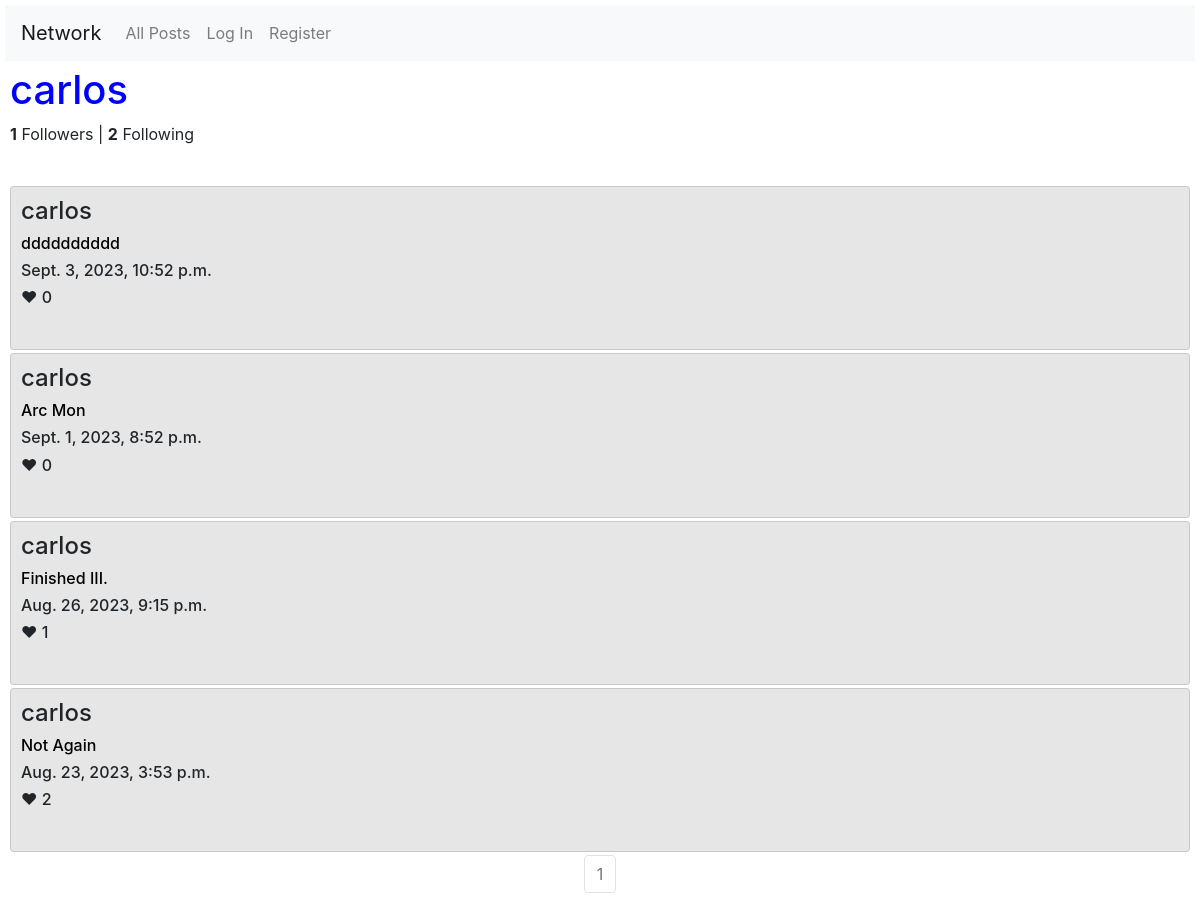
Before: /profile/carlos with the older database file.
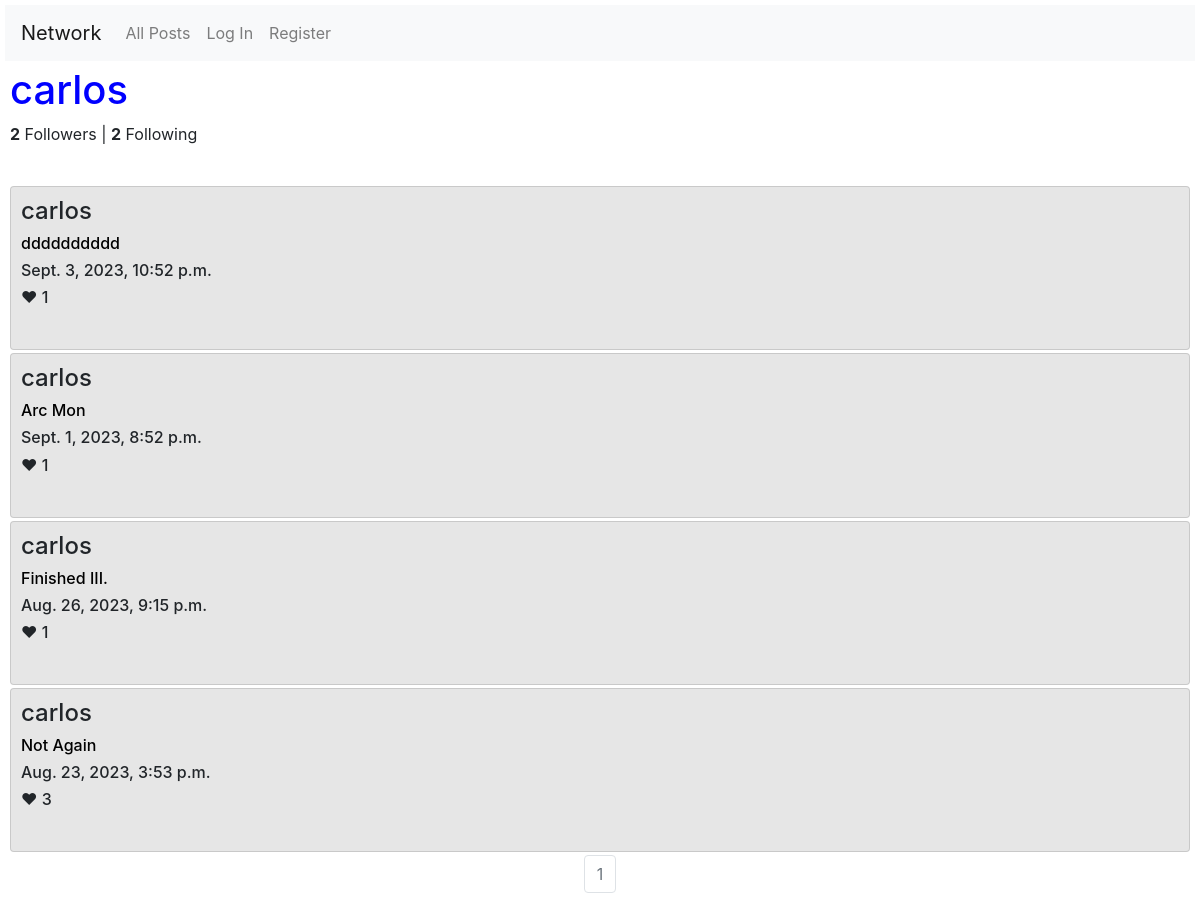
After: the same page with the newer database file.
### network/models.py (models this page shows, shortened)
class Post(models.Model):
    user = models.ForeignKey(User, on_delete=models.CASCADE, related_name="poster")
    content = models.TextField(max_length=180, null=False)
    timestamp = models.DateTimeField(auto_now_add=True)
    like = models.IntegerField(default=0)

class User(AbstractUser):
    pass

### network/views.py (the view, shortened to what this page needs)
# urls.py: path("profile/<str:profile>", views.profile, name="profile"),
@csrf_exempt
def profile(request, profile):
    try:
        f = UserFollowing.objects.get(user_id=User.objects.get(id=request.user.id), following_user_id=User.objects.get(username=profile))
        status = "Followed"
        all_posts = Post.objects.filter(user=User.objects.get(username=profile)).order_by('-timestamp').all()
        posts = []
        for i in range(0, len(all_posts)):
            posts.append(all_posts[i])
        posts.sort(key=lambda post: post.id, reverse=True)
        paginator = Paginator(posts, 10)
        page_number = request.GET.get("page")
        page_obj = paginator.get_page(page_number)
        likes = UserLike.objects.filter(user_id=request.user.id)
        liked_posts = []
        for i in range(0, len(likes)):
            for j in range(0, len(posts)):
                if likes[i].post_like == posts[j]:
                    liked_posts.append(posts[j])
        followers = 0
        following = 0
        for i in range(0, len(UserFollowing.objects.filter(following_user_id=User.objects.get(username=profile)))):
            followers += 1
        for j in range(0, len(UserFollowing.objects.filter(user_id=User.objects.get(username=profile)))):
            following += 1
        return render(request, "network/profile.html",
                    {"posts": page_obj,
                    "name": profile,
                    "status": status,
                    "likes": liked_posts,
                    "following": following,
                    "followers": followers,
                    })
    except ObjectDoesNotExist:
        status = "Not"
        all_posts = Post.objects.filter(user=User.objects.get(username=profile)).order_by('-timestamp').all()
        posts = []
        for i in range(0, len(all_posts)):
            posts.append(all_posts[i])
        posts.sort(key=lambda post: post.id, reverse=True)
        paginator = Paginator(posts, 10)
        page_number = request.GET.get("page")
        page_obj = paginator.get_page(page_number)
        likes = UserLike.objects.filter(user_id=request.user.id)
        liked_posts = []
        for i in range(0, len(likes)):
            for j in range(0, len(posts)):
                if likes[i].post_like == posts[j]:
                    liked_posts.append(posts[j])
        followers = 0
        following = 0
        for i in range(0, len(UserFollowing.objects.filter(following_user_id=User.objects.get(username=profile)))):
            followers += 1
        for j in range(0, len(UserFollowing.objects.filter(user_id=User.objects.get(username=profile)))):
            following += 1
        return render(request, "network/profile.html",
                    {"posts": page_obj,
                    "name": profile,
                    "status": status,
                    "likes": liked_posts,
                    "followers": followers,
                    "following": following,
                    })

### network/templates/network/profile.html (shortened to what this page needs)
{% extends "network/layout.html" %}
{% block body %}
    <h1>{{name}}</h1>
    <div>
        <p> <b id="followers">{{followers}}</b> Followers | <b>{{following}}</b> Following</p>
    </div>
    <br>
    {% for post in posts %}
        <div class="card">
                <h4>{{post.user}}</h4>
                <div id="post_{{post.id}}">
                    <h6><a id="anchor_{{post.id}}" class="anchor_content" href="{% url 'post_page' post.id %}">{{post.content}}</a></h6>
                    <h6> {{post.timestamp}} </h6>
                    <h6 id="like_{{post.id}}">&#10084; {{post.like}}</h6>
                    <br>
                </div>
        </div>
    {%endfor%}
    <nav aria-label="Page navigation example">
        <ul class="pagination justify-content-center">
          <li class="page-item disabled"><a class="page-link" href="#">{{posts.number}}</a></li>
        </ul>
      </nav>
{% endblock %}

Changed rows visible on the page:
changed Post "dddddddddd": like "0" → "1"
changed Post "Arc Mon": like "0" → "1"
changed Post "Not Again": like "2" → "3"
Other visible differences:
{{ followers }}: "1" → "2"
